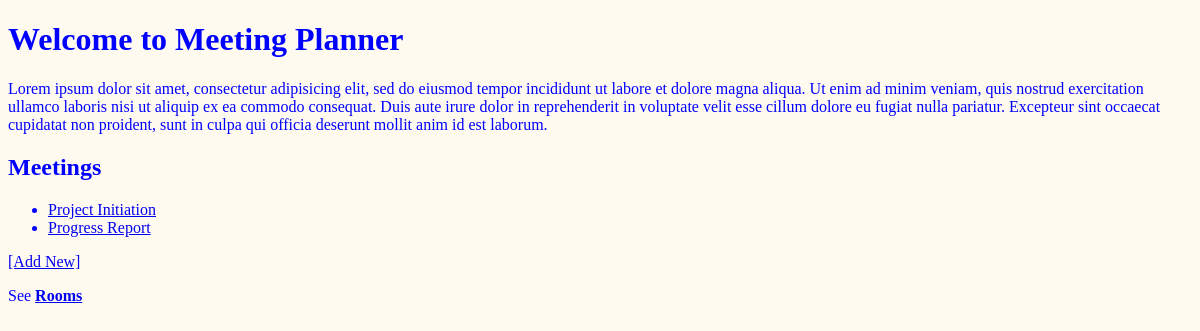
Before: / with the older database file.
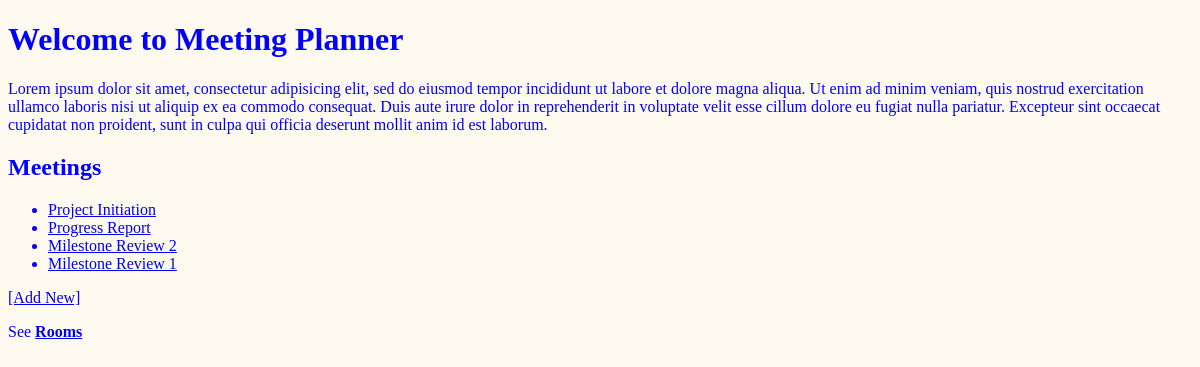
After: the same page with the newer database file.
### meetings/models.py (models this page shows, shortened)
class Meeting(models.Model):
    title = models.CharField(max_length=200)
    date = models.DateField()
    start_time = models.TimeField(default=time(9))
    duration = models.IntegerField(default=1)
    room = models.ForeignKey(Room, on_delete=models.CASCADE)

### website/views.py (the view)
# urls.py: path('', welcome, name='welcome'),
def welcome(request):
    return render(request, "website/welcome.html", {"meetings": Meeting.objects.all()})

### website/templates/website/welcome.html (shortened to what this page needs)
{% extends 'base.html' %}
{% block content %}
<h1>Welcome to Meeting Planner</h1>
<p>
Lorem ipsum dolor sit amet, consectetur adipisicing elit, sed do eiusmod
tempor incididunt ut labore et dolore magna aliqua. Ut enim ad minim veniam,
quis nostrud exercitation ullamco laboris nisi ut aliquip ex ea commodo
consequat. Duis aute irure dolor in reprehenderit in voluptate velit esse
cillum dolore eu fugiat nulla pariatur. Excepteur sint occaecat cupidatat non
proident, sunt in culpa qui officia deserunt mollit anim id est laborum.
</p>
<h2>Meetings</h2>
<ul>
    {% for meeting in meetings %}
    <li>
        <a href="{% url 'detail' meeting.id %}">
            {{meeting.title}}
        </a>
    </li>
    {% endfor %}
</ul>
<p>
    <a href="{% url 'new'  %}"> [Add New] </a>
</p>
<p>
    See  <strong> <a href="{% url 'rooms'  %}"> Rooms </a> </strong>
</p>
  {% endblock %}

### website/templates/base.html (shortened to what this page needs)
{% load static %}
<!DOCTYPE html>
<html lang="en">
<head>
    <link rel="stylesheet" href="{% static 'website/style.css' %}">
</head>
<body>
    {% block content  %}
    {% endblock  %}
</body>
</html>

### website/static/website/style.css (style rules this page uses)
body { font-family: cursive; color: blue; background-color: floralwhite; }

Changed rows visible on the page:
added Meeting: title "Milestone Review 2"
added Meeting: title "Milestone Review 1"
